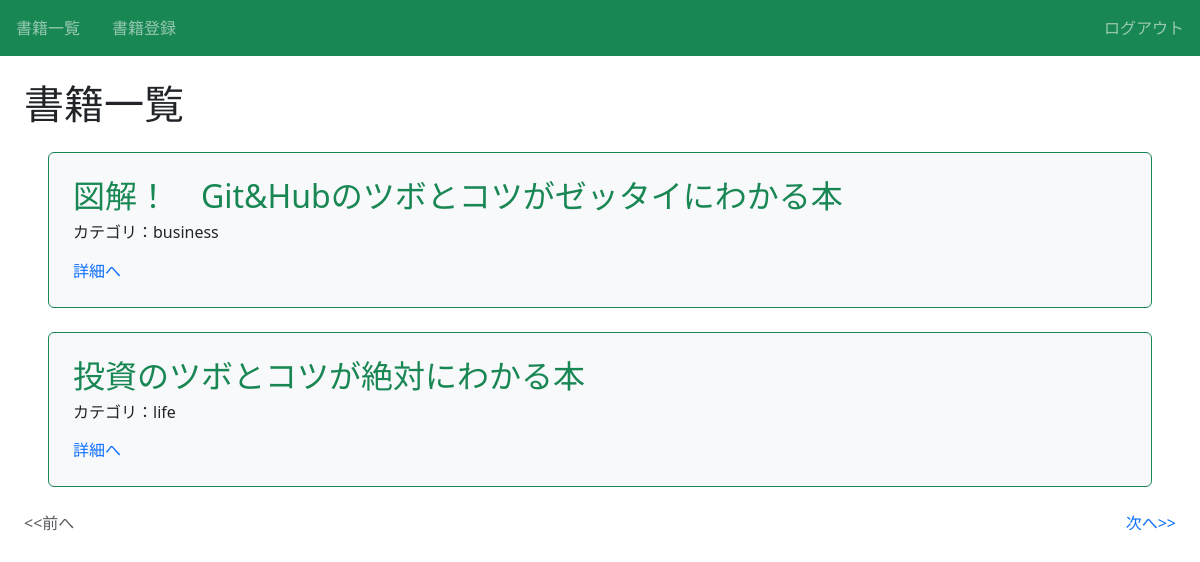
Page /book/ (signed in) on the committed database.
### book/models.py (models this page shows, shortened)
class Book(models.Model):
    title = models.CharField(max_length=100)
    text = models.TextField()
    thumbnail = models.ImageField(null=True, blank=True)
    category = models.CharField(
        max_length=100,
        choices = CATEGORY
    )
    user = models.ForeignKey('auth.User', on_delete=models.CASCADE)

### book/views.py (the view)
# urls.py: path('book/', views.ListBookView.as_view(), name='list-book'),
class ListBookView(LoginRequiredMixin,ListView):
    template_name = 'book/book_list.html'
    model = Book
    paginate_by = ITEM_PER_PAGE

### book/templates/book/book_list.html (shortened to what this page needs)
{% extends 'base.html' %}
{% block h1 %}書籍一覧{% endblock %}
{% block content %}
    {% for item in object_list %}
    <div class="p-4 m-4 bg-light border border-success rounded">
        <h2 class="text-success">{{ item.title }}</h2>
        <h6>カテゴリ：{{ item.category }}</h6>
        <div class="mt-3">
            <a href="{% url 'detail-book' item.pk %}">詳細へ</a>
        </div>
    </div>
    {% endfor %}
    {% include 'book/components/pagination.html' %}
{% endblock content %}

### book/static/book/css/style.css (style rules this page uses)
a { text-decoration: none; }

### rows in the picture
Book: title "図解！ Git&Hubのツボとコツがゼッタイにわかる本", category "business"
Book: title "投資のツボとコツが絶対にわかる本", category "life"
